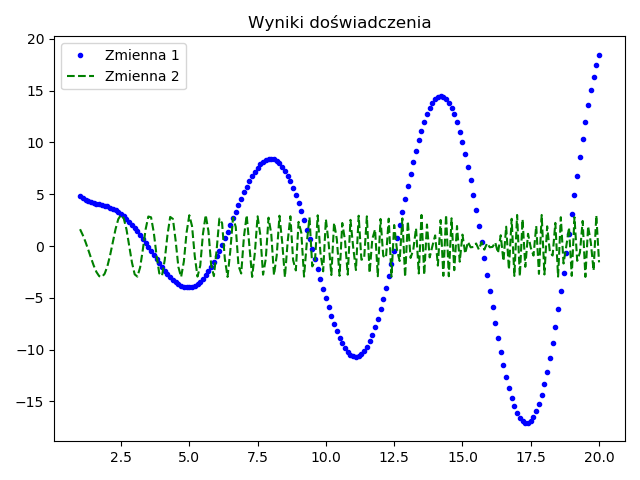

Here is the Python script that generated this plot:
import matplotlib.pyplot as plt
import pandas as pd

dane = pd.read_csv("dosw23.csv")
czas = dane["Czas"]
zm1 = dane["Zmienna1"]
zm2 = dane["Zmienna2"]
plt.plot(czas, zm1, "b.", label="Zmienna 1")
plt.plot(czas, zm2, "g--", label="Zmienna 2")
plt.title("Wyniki doświadczenia")
plt.legend()
plt.savefig("wykres4.pdf")
plt.show()
